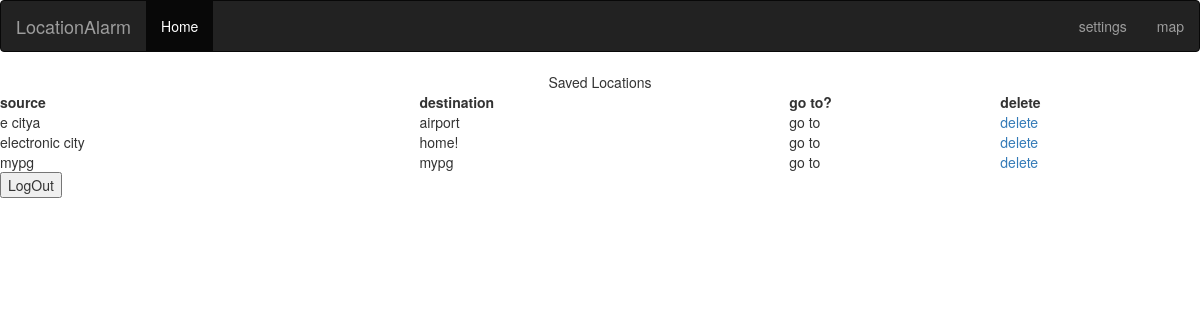
/articles/locations/ (signed in), run on an earlier commit of the app's database.
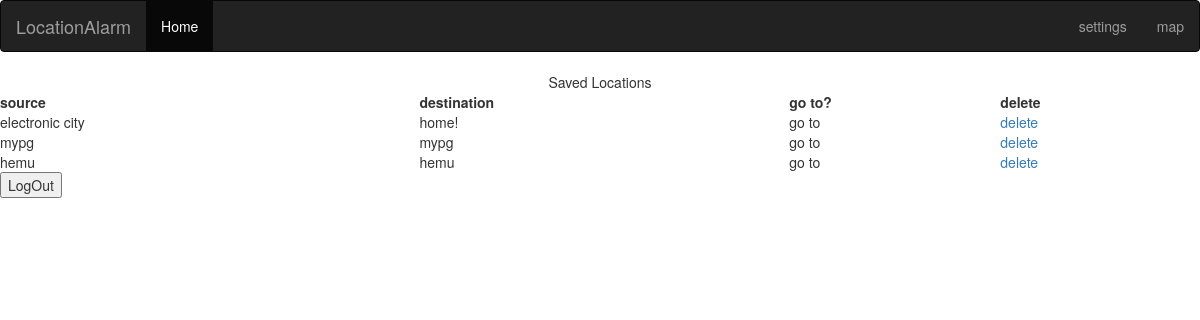
And on a later commit of the database.
### articles/models.py (models this page shows, shortened)
class SavedLocations(models.Model):
    username = models.ForeignKey(User,default=None)
    source = models.CharField(max_length=50,null=True)
    destination = models.CharField(max_length=50,null=True)

### articles/views.py (the view)
# urls.py: url(r'locations/$',views.locations_view,name="locations"),
def locations_view(request):
        objects=SavedLocations.objects.filter(username=request.user)
        print(objects)
        return render(request,'articles/locations.html',{'locations':objects})

### articles/templates/articles/locations.html (shortened to what this page needs)
{% extends 'articles/base.html' %}
 {% block content %}
<div class="" style="text-align:center">Saved Locations</div>
<table  style="width:100%">
  <tr>
    <th>source</th>
    <th>destination</th>
    <th>go to?</th>
    <th>delete</th>
  </tr>
{% for locations in locations %}
  <tr>
    <td>{{locations.source}}</td>
    <td>{{locations.destination}}</td>
    <td>go to</td>
    <td><a href="{% url 'articles:delete_location_view' locations.id %}">delete</a></td>
  </tr>
{% endfor %}
</table>
 {% endblock %}

### articles/templates/articles/base.html (shortened to what this page needs)
{% load static %}
<!DOCTYPE html>
<html lang="en" dir="ltr">
  <head>
    <link rel="stylesheet" href="https://maxcdn.bootstrapcdn.com/bootstrap/3.3.7/css/bootstrap.min.css">
  </head>
  <body>
    <nav class="navbar navbar-inverse">
 <div class="container-fluid">
   <div class="navbar-header">
     <a class="navbar-brand" href="#">LocationAlarm</a>
   </div>
   <ul class="nav navbar-nav">
     <li class="active"><a href="{% url 'accounts:userhome' %}">Home</a></li>
   </ul>
   <ul class="nav navbar-nav navbar-right">
     <li><a href="{% url 'articles:settings' %}">settings</a></li>
     <li><a href="{% url 'articles:finalmap' %}">map</a></li>
   </ul>
 </div>
</nav>
    {% block content %}
    {% endblock%}
    <form class="logout-link" action="{% url 'accounts:logout' %}" method="post">
      <button type="submit" name="">LogOut</button>
    </form>
  </body>
</html>

What changed in the data, as far as the page shows it:
removed SavedLocations: source "e citya", destination "airport"
added SavedLocations: source "hemu", destination "hemu"
